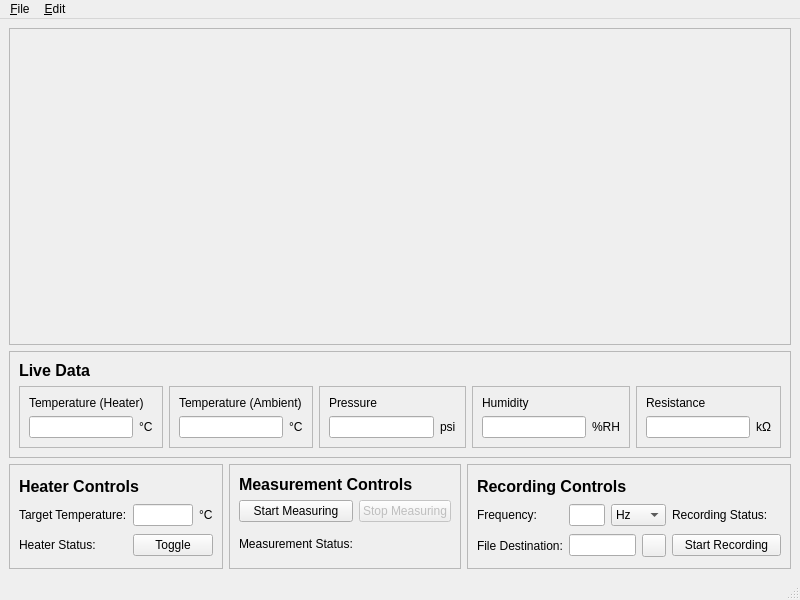
<?xml version="1.0" encoding="UTF-8"?>
<ui version="4.0">
 <class>MainWindow</class>
 <widget class="QMainWindow" name="MainWindow">
  <property name="geometry">
   <rect>
    <x>0</x>
    <y>0</y>
    <width>800</width>
    <height>600</height>
   </rect>
  </property>
  <property name="windowTitle">
   <string>Gas Chamber Controller</string>
  </property>
  <widget class="QWidget" name="centralwidget">
   <layout class="QGridLayout" name="gridLayout_10" rowstretch="3,1,1">
    <item row="0" column="0" colspan="3">
     <widget class="QFrame" name="graph_frame">
      <property name="frameShape">
       <enum>QFrame::StyledPanel</enum>
      </property>
      <property name="frameShadow">
       <enum>QFrame::Sunken</enum>
      </property>
      <layout class="QGridLayout" name="gridLayout_11">
       <item row="0" column="0">
        <widget class="LivePlotWidget" name="temp_plot" native="true"/>
       </item>
       <item row="0" column="1">
        <widget class="LivePlotWidget" name="resistance_plot" native="true"/>
       </item>
       <item row="1" column="0">
        <widget class="LivePlotWidget" name="pressure_plot" native="true"/>
       </item>
       <item row="1" column="1">
        <widget class="LivePlotWidget" name="humidity_plot" native="true"/>
       </item>
      </layout>
     </widget>
    </item>
    <item row="1" column="0" colspan="3">
     <widget class="QFrame" name="live_data_frame">
      <property name="frameShape">
       <enum>QFrame::StyledPanel</enum>
      </property>
      <property name="frameShadow">
       <enum>QFrame::Sunken</enum>
      </property>
      <layout class="QGridLayout" name="gridLayout_6">
       <item row="0" column="0" colspan="5">
        <widget class="QLabel" name="label_6">
         <property name="maximumSize">
          <size>
           <width>16777215</width>
           <height>20</height>
          </size>
         </property>
         <property name="font">
          <font>
           <pointsize>12</pointsize>
           <weight>75</weight>
           <bold>true</bold>
          </font>
         </property>
         <property name="text">
          <string>Live Data</string>
         </property>
        </widget>
       </item>
       <item row="1" column="0">
        <widget class="QFrame" name="temp_heater">
         <property name="frameShape">
          <enum>QFrame::StyledPanel</enum>
         </property>
         <property name="frameShadow">
          <enum>QFrame::Sunken</enum>
         </property>
         <layout class="QGridLayout" name="gridLayout">
          <item row="0" column="0" colspan="2">
           <widget class="QLabel" name="label">
            <property name="text">
             <string>Temperature (Heater)</string>
            </property>
            <property name="buddy">
             <cstring>temp_heater_view</cstring>
            </property>
           </widget>
          </item>
          <item row="1" column="0">
           <widget class="QLineEdit" name="temp_heater_view"/>
          </item>
          <item row="1" column="1">
           <widget class="QLabel" name="temp_heater_unit">
            <property name="text">
             <string notr="true">°C</string>
            </property>
           </widget>
          </item>
         </layout>
        </widget>
       </item>
       <item row="1" column="1">
        <widget class="QFrame" name="temp_amb">
         <property name="frameShape">
          <enum>QFrame::StyledPanel</enum>
         </property>
         <property name="frameShadow">
          <enum>QFrame::Sunken</enum>
         </property>
         <layout class="QGridLayout" name="gridLayout_2">
          <item row="0" column="0" colspan="2">
           <widget class="QLabel" name="label_2">
            <property name="text">
             <string>Temperature (Ambient)</string>
            </property>
            <property name="buddy">
             <cstring>temp_amb_view</cstring>
            </property>
           </widget>
          </item>
          <item row="1" column="0">
           <widget class="QLineEdit" name="temp_amb_view"/>
          </item>
          <item row="1" column="1">
           <widget class="QLabel" name="temp_amb_unit">
            <property name="text">
             <string notr="true">°C</string>
            </property>
           </widget>
          </item>
         </layout>
        </widget>
       </item>
       <item row="1" column="2">
        <widget class="QFrame" name="pressure">
         <property name="frameShape">
          <enum>QFrame::StyledPanel</enum>
         </property>
         <property name="frameShadow">
          <enum>QFrame::Sunken</enum>
         </property>
         <layout class="QGridLayout" name="gridLayout_3">
          <item row="1" column="1">
           <widget class="QLabel" name="pressure_unit">
            <property name="text">
             <string notr="true">psi</string>
            </property>
           </widget>
          </item>
          <item row="1" column="0">
           <widget class="QLineEdit" name="pressure_view"/>
          </item>
          <item row="0" column="0" colspan="2">
           <widget class="QLabel" name="label_3">
            <property name="text">
             <string>Pressure</string>
            </property>
            <property name="buddy">
             <cstring>pressure_view</cstring>
            </property>
           </widget>
          </item>
         </layout>
        </widget>
       </item>
       <item row="1" column="3">
        <widget class="QFrame" name="humidity">
         <property name="frameShape">
          <enum>QFrame::StyledPanel</enum>
         </property>
         <property name="frameShadow">
          <enum>QFrame::Sunken</enum>
         </property>
         <layout class="QGridLayout" name="gridLayout_4">
          <item row="1" column="1">
           <widget class="QLabel" name="humidity_unit">
            <property name="text">
             <string notr="true">%RH</string>
            </property>
           </widget>
          </item>
          <item row="1" column="0">
           <widget class="QLineEdit" name="humidity_view"/>
          </item>
          <item row="0" column="0" colspan="2">
           <widget class="QLabel" name="label_4">
            <property name="text">
             <string>Humidity</string>
            </property>
            <property name="buddy">
             <cstring>humidity_view</cstring>
            </property>
           </widget>
          </item>
         </layout>
        </widget>
       </item>
       <item row="1" column="4">
        <widget class="QFrame" name="resistance">
         <property name="frameShape">
          <enum>QFrame::StyledPanel</enum>
         </property>
         <property name="frameShadow">
          <enum>QFrame::Sunken</enum>
         </property>
         <layout class="QGridLayout" name="gridLayout_5">
          <item row="0" column="0" colspan="2">
           <widget class="QLabel" name="label_5">
            <property name="text">
             <string>Resistance</string>
            </property>
            <property name="buddy">
             <cstring>resistance_view</cstring>
            </property>
           </widget>
          </item>
          <item row="1" column="1">
           <widget class="QLabel" name="resistance_unit">
            <property name="text">
             <string notr="true">kΩ</string>
            </property>
           </widget>
          </item>
          <item row="1" column="0">
           <widget class="QLineEdit" name="resistance_view"/>
          </item>
         </layout>
        </widget>
       </item>
      </layout>
     </widget>
    </item>
    <item row="2" column="0">
     <widget class="QFrame" name="heater_panel">
      <property name="frameShape">
       <enum>QFrame::StyledPanel</enum>
      </property>
      <property name="frameShadow">
       <enum>QFrame::Sunken</enum>
      </property>
      <layout class="QGridLayout" name="gridLayout_7">
       <item row="0" column="0" colspan="4">
        <widget class="QLabel" name="label_7">
         <property name="maximumSize">
          <size>
           <width>16777215</width>
           <height>20</height>
          </size>
         </property>
         <property name="font">
          <font>
           <pointsize>12</pointsize>
           <weight>75</weight>
           <bold>true</bold>
          </font>
         </property>
         <property name="text">
          <string>Heater Controls</string>
         </property>
        </widget>
       </item>
       <item row="1" column="0" colspan="2">
        <widget class="QLabel" name="label_8">
         <property name="text">
          <string>Target Temperature:</string>
         </property>
         <property name="buddy">
          <cstring>heater_value</cstring>
         </property>
        </widget>
       </item>
       <item row="1" column="2">
        <widget class="QLineEdit" name="heater_value"/>
       </item>
       <item row="1" column="3">
        <widget class="QLabel" name="label_11">
         <property name="text">
          <string notr="true">°C</string>
         </property>
        </widget>
       </item>
       <item row="2" column="0">
        <widget class="QLabel" name="label_10">
         <property name="text">
          <string>Heater Status: </string>
         </property>
        </widget>
       </item>
       <item row="2" column="1">
        <widget class="QLabel" name="heat_status_icon">
         <property name="textFormat">
          <enum>Qt::PlainText</enum>
         </property>
         <property name="pixmap">
          <pixmap resource="main_rc.qrc">:/status/cross.png</pixmap>
         </property>
        </widget>
       </item>
       <item row="2" column="2" colspan="2">
        <widget class="QPushButton" name="heater_toggle">
         <property name="text">
          <string>Toggle</string>
         </property>
        </widget>
       </item>
      </layout>
     </widget>
    </item>
    <item row="2" column="1">
     <widget class="QFrame" name="meas_panel">
      <property name="frameShape">
       <enum>QFrame::StyledPanel</enum>
      </property>
      <property name="frameShadow">
       <enum>QFrame::Sunken</enum>
      </property>
      <layout class="QGridLayout" name="gridLayout_8" columnstretch="1,1">
       <item row="0" column="0" colspan="2">
        <widget class="QLabel" name="label_9">
         <property name="maximumSize">
          <size>
           <width>16777215</width>
           <height>20</height>
          </size>
         </property>
         <property name="font">
          <font>
           <pointsize>12</pointsize>
           <weight>75</weight>
           <bold>true</bold>
          </font>
         </property>
         <property name="text">
          <string>Measurement Controls</string>
         </property>
        </widget>
       </item>
       <item row="1" column="0">
        <widget class="QPushButton" name="start_meas_btn">
         <property name="text">
          <string>Start Measuring</string>
         </property>
        </widget>
       </item>
       <item row="1" column="1">
        <widget class="QPushButton" name="stop_meas_btn">
         <property name="enabled">
          <bool>false</bool>
         </property>
         <property name="text">
          <string>Stop Measuring</string>
         </property>
        </widget>
       </item>
       <item row="2" column="0">
        <widget class="QLabel" name="label_12">
         <property name="text">
          <string>Measurement Status:</string>
         </property>
        </widget>
       </item>
       <item row="2" column="1">
        <widget class="QLabel" name="meas_status_icon">
         <property name="text">
          <string/>
         </property>
         <property name="pixmap">
          <pixmap resource="main_rc.qrc">:/status/cross.png</pixmap>
         </property>
        </widget>
       </item>
      </layout>
     </widget>
    </item>
    <item row="2" column="2">
     <widget class="QFrame" name="record_panel">
      <property name="frameShape">
       <enum>QFrame::StyledPanel</enum>
      </property>
      <property name="frameShadow">
       <enum>QFrame::Sunken</enum>
      </property>
      <layout class="QGridLayout" name="gridLayout_9">
       <item row="0" column="0" colspan="4">
        <widget class="QLabel" name="label_14">
         <property name="maximumSize">
          <size>
           <width>16777215</width>
           <height>20</height>
          </size>
         </property>
         <property name="font">
          <font>
           <pointsize>12</pointsize>
           <weight>75</weight>
           <bold>true</bold>
          </font>
         </property>
         <property name="text">
          <string>Recording Controls</string>
         </property>
        </widget>
       </item>
       <item row="1" column="0">
        <widget class="QLabel" name="label_13">
         <property name="text">
          <string>Frequency:</string>
         </property>
         <property name="buddy">
          <cstring>freq_value</cstring>
         </property>
        </widget>
       </item>
       <item row="1" column="1" colspan="2">
        <widget class="QLineEdit" name="freq_value"/>
       </item>
       <item row="1" column="3" colspan="2">
        <widget class="QComboBox" name="freq_unit">
         <item>
          <property name="text">
           <string notr="true">Hz</string>
          </property>
         </item>
         <item>
          <property name="text">
           <string notr="true">kHz</string>
          </property>
         </item>
         <item>
          <property name="text">
           <string notr="true">MHz</string>
          </property>
         </item>
         <item>
          <property name="text">
           <string notr="true">GHz</string>
          </property>
         </item>
        </widget>
       </item>
       <item row="1" column="5">
        <widget class="QLabel" name="label_15">
         <property name="text">
          <string>Recording Status:</string>
         </property>
        </widget>
       </item>
       <item row="1" column="6">
        <widget class="QLabel" name="record_icon">
         <property name="text">
          <string/>
         </property>
         <property name="pixmap">
          <pixmap resource="main_rc.qrc">:/status/cross.png</pixmap>
         </property>
        </widget>
       </item>
       <item row="2" column="4">
        <widget class="QToolButton" name="toolButton">
         <property name="text">
          <string/>
         </property>
         <property name="icon">
          <iconset resource="main_rc.qrc">
           <normaloff>:/icon/folder.png</normaloff>:/icon/folder.png</iconset>
         </property>
        </widget>
       </item>
       <item row="2" column="5" colspan="2">
        <widget class="QPushButton" name="pushButton">
         <property name="text">
          <string>Start Recording</string>
         </property>
        </widget>
       </item>
       <item row="2" column="0">
        <widget class="QLabel" name="label_16">
         <property name="text">
          <string>File Destination:</string>
         </property>
         <property name="buddy">
          <cstring>lineEdit</cstring>
         </property>
        </widget>
       </item>
       <item row="2" column="1" colspan="3">
        <widget class="QLineEdit" name="lineEdit"/>
       </item>
      </layout>
     </widget>
    </item>
   </layout>
  </widget>
  <widget class="QMenuBar" name="menubar">
   <property name="geometry">
    <rect>
     <x>0</x>
     <y>0</y>
     <width>800</width>
     <height>22</height>
    </rect>
   </property>
   <widget class="QMenu" name="menu_File">
    <property name="title">
     <string>&amp;File</string>
    </property>
   </widget>
   <widget class="QMenu" name="menu_Edit">
    <property name="title">
     <string>&amp;Edit</string>
    </property>
   </widget>
   <addaction name="menu_File"/>
   <addaction name="menu_Edit"/>
  </widget>
  <widget class="QStatusBar" name="statusbar"/>
 </widget>
 <customwidgets>
  <customwidget>
   <class>LivePlotWidget</class>
   <extends>QWidget</extends>
   <header>pglive.sources.live_plot_widget</header>
   <container>1</container>
  </customwidget>
 </customwidgets>
 <resources>
  <include location="main_rc.qrc"/>
 </resources>
 <connections/>
</ui>
